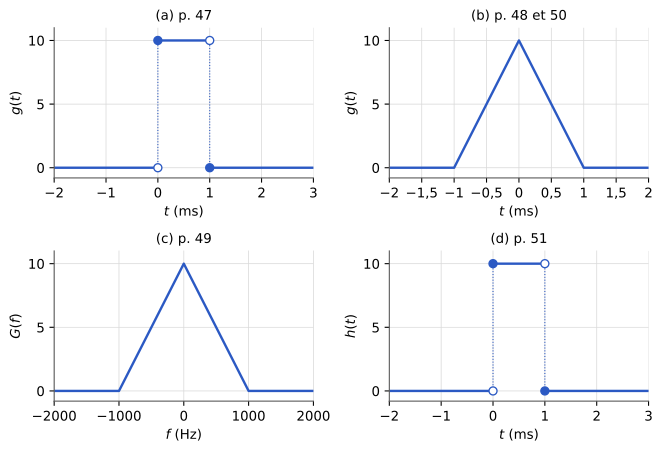

Here is the Python script that generated this plot:
"""Figure F13 — Filtres des exercices sur le critère de Nyquist (TS227, chapitre 2).
D'après le support [poly, p. 47 à 51], redessinée.
(a) g(t), p. 47 ; (b) g(t), p. 48 et 50 ; (c) G(f), p. 49 ; (d) h(t), p. 51.
Points pleins : valeur prise ; points vides : valeur exclue (comme sur le support)."""
import matplotlib
matplotlib.use("svg")
import matplotlib.pyplot as plt
import matplotlib.ticker as mticker
import numpy as np
from pathlib import Path

# --- Style commun des figures Bristol (recopié dans chaque script) ---
plt.rcParams.update({
    "font.family": "DejaVu Sans", "mathtext.fontset": "dejavusans", "font.size": 10,
    "axes.grid": True, "grid.color": "#DADADA", "grid.linewidth": 0.6,
    "axes.edgecolor": "#555555", "axes.linewidth": 0.8,
    "axes.spines.top": False, "axes.spines.right": False,
    "lines.linewidth": 1.8, "legend.frameon": False,
    "svg.hashsalt": "bristol",  # rendu SVG reproductible
})
BLEU, VERT, MAGENTA, ORANGE = "#2B59C3", "#1B9E77", "#A23B72", "#E08A1E"
GRIS = "#7E889B"   # éléments ajoutés par rapport à la source (conventions.md § 9)
ENCRE = "#222222"

def virgule(ax, axes="xy"):
    """Virgule décimale et vrai signe moins sur les graduations."""
    f = mticker.FuncFormatter(lambda x, _: f"{x:g}".replace(".", ",").replace("-", "−"))
    if "x" in axes: ax.xaxis.set_major_formatter(f)
    if "y" in axes: ax.yaxis.set_major_formatter(f)

def sauver(fig):
    fig.savefig(Path(__file__).with_suffix(".svg"), bbox_inches="tight", metadata={"Date": None})
# --- Fin du style commun ---

def porte(ax, nom):
    ax.plot([-2, 0], [0, 0], color=BLEU); ax.plot([0, 1], [10, 10], color=BLEU); ax.plot([1, 3], [0, 0], color=BLEU)
    ax.plot([0, 0], [0, 10], color=BLEU, lw=0.8, ls=":"); ax.plot([1, 1], [0, 10], color=BLEU, lw=0.8, ls=":")
    ax.plot([0, 1], [10, 0], "o", ms=6, color=BLEU, zorder=3)                    # valeurs prises
    ax.plot([0, 1], [0, 10], "o", ms=6, color=BLEU, mfc="white", zorder=3)       # valeurs exclues
    ax.set_xlim(-2, 3); ax.set_xlabel("$t$ (ms)"); ax.set_ylabel(nom)

def triangle(ax, demi, nom, unite):
    ax.plot([-2 * demi, -demi, 0, demi, 2 * demi], [0, 0, 10, 0, 0], color=BLEU)
    ax.set_xlim(-2 * demi, 2 * demi); ax.set_xlabel(unite); ax.set_ylabel(nom)

fig, axs = plt.subplots(2, 2, figsize=(7.0, 4.8))
porte(axs[0, 0], "$g(t)$"); axs[0, 0].set_title("(a) p. 47", fontsize=10)
triangle(axs[0, 1], 1, "$g(t)$", "$t$ (ms)"); axs[0, 1].set_title("(b) p. 48 et 50", fontsize=10)
triangle(axs[1, 0], 1000, "$G(f)$", "$f$ (Hz)"); axs[1, 0].set_title("(c) p. 49", fontsize=10)
porte(axs[1, 1], "$h(t)$"); axs[1, 1].set_title("(d) p. 51", fontsize=10)
axs[0, 1].set_xticks([-2, -1.5, -1, -0.5, 0, 0.5, 1, 1.5, 2])
axs[1, 0].set_xticks([-2000, -1000, 0, 1000, 2000])
for ax in axs.flat:
    ax.set_ylim(-0.8, 11); ax.set_yticks([0, 5, 10]); virgule(ax)
fig.tight_layout()
sauver(fig)
